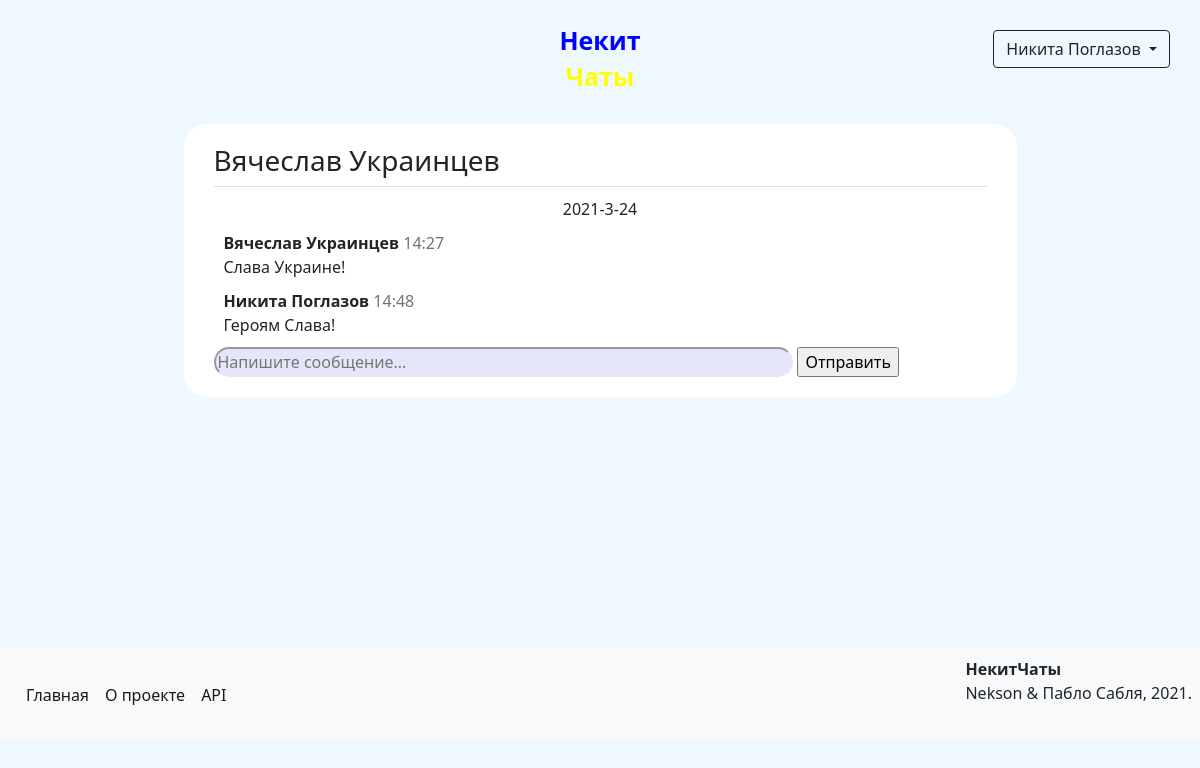
The app's page /conversation/4 (signed in), older data.
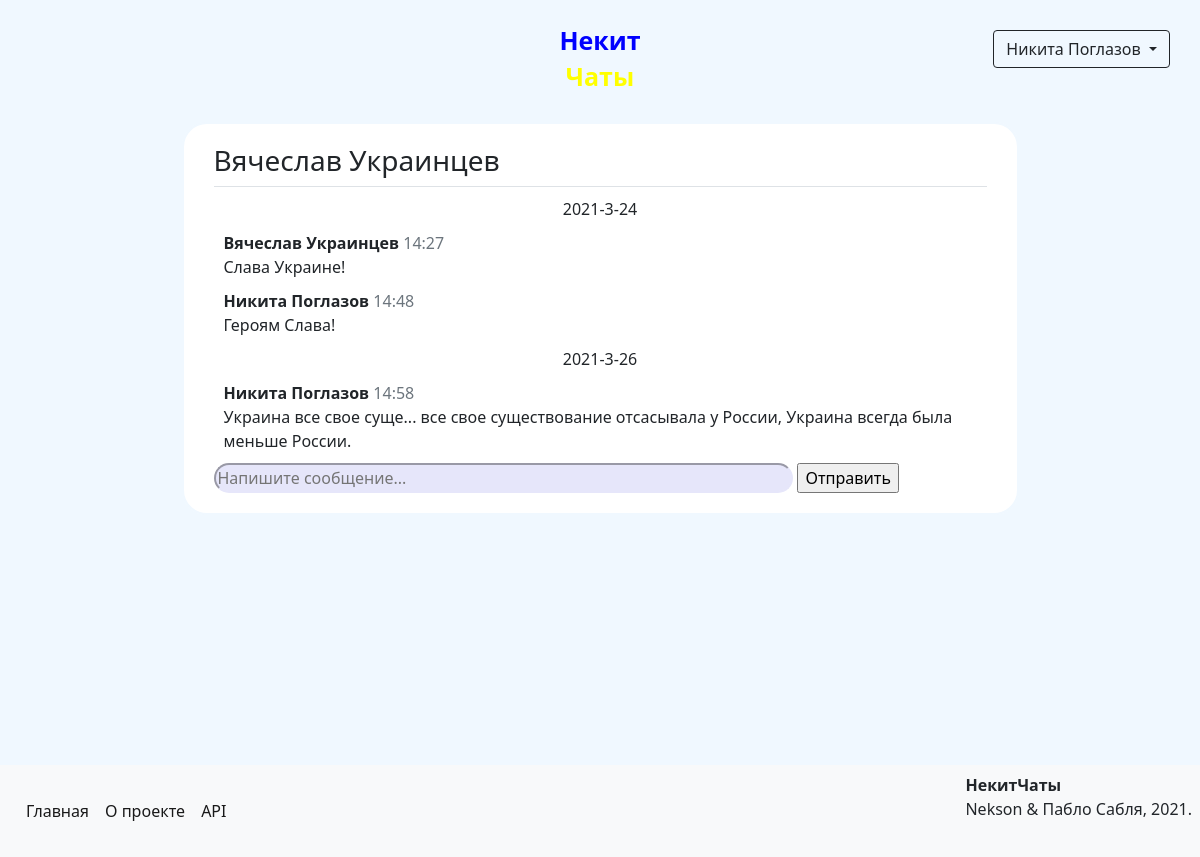
The same page, newer data.
### data/models/user.py (models this page shows, shortened)
class User(SqlAlchemyBase, UserMixin, SerializerMixin):
    __tablename__ = 'users'
    id = Column(Integer, autoincrement=True, primary_key=True)
    name = Column(Unicode)
    surname = Column(Unicode)
    birthday = Column(DateTime)
    email = Column(String, unique=True)
    phone_number = Column(String, unique=True)
    hashed_password = Column(String)
    registration_time = Column(DateTime, default=datetime.now)
    rating = Column(Integer, default=0)
    advertisements = relationship('Advertisement', back_populates='author')
    interests = relationship('Interest', secondary='users_to_interests', backref='users')

### data/models/message.py (models this page shows, shortened)
class Message(SqlAlchemyBase, SerializerMixin):
    __tablename__ = 'messages'
    id = Column(Integer, autoincrement=True, primary_key=True)
    to_id = Column(Integer, ForeignKey("users.id"))
    from_id = Column(Integer, ForeignKey("users.id"))
    content_id = Column(Integer, ForeignKey("contents.id"))
    created_at = Column(DateTime, default=datetime.now)
    sender = relationship("User", foreign_keys=[from_id])
    receiver = relationship("User", foreign_keys=[to_id])
    content = relationship("Content")

### data/models/content.py (models this page shows)
class Content(SqlAlchemyBase, SerializerMixin):
    __tablename__ = 'contents'
    id = Column(Integer, autoincrement=True, primary_key=True)
    content = Column(Text)

### main.py (the view, shortened to what this page needs)
@app.route('/conversation/<int:user_id>', methods=['POST', 'GET'])
@login_required
def conversation(user_id):
    form = MessageForm()
    session = create_session()
    messages = session.query(Message).filter(((Message.to_id == current_user.id) & (Message.from_id == user_id)) |
                                             ((Message.from_id == current_user.id) & (Message.to_id == user_id)))
    companion = session.query(User).filter(User.id == user_id).first()
    sender = session.query(User).filter(User.id == current_user.id).first()
    return render_template('chat.html', form=form, messages=messages, companion=companion)

### data/forms.py
class MessageForm(FlaskForm):
    message_field = StringField()
    send_field = SubmitField('Отправить')

### data/db_session.py (called while the page is built)
def create_session() -> Session:
    global __factory
    return __factory()

### main.py (called while the page is built)
@login_manager.user_loader
def load_user(user_id):
    session = create_session()
    return session.query(User).get(user_id)

### templates/chat.html (shortened to what this page needs)
{% extends "base.html" %}
{% block content %}
<form class="clearfix w-75" method="post" novalidate>
    <div>
        <div class="border-bottom">
            <h3>
                <a href="/profile/{{ companion.id }}" class="text-reset">{{ companion.name }} {{ companion.surname }}</a>
            </h3>
        </div>
        <div>
            {% for msg in messages %}
            <div id="{% if loop.last %}bottom{% endif %}">
                {% if loop.previtem is defined %}
                    {% if (loop.previtem.created_at.day != msg.created_at.day) or (loop.previtem.created_at.month != msg.created_at.month)
                    or (loop.previtem.created_at.year != msg.created_at.year) %}
                        <div class="text-center">{{ msg.created_at.year }}-{{ msg.created_at.month }}-{{ msg.created_at.day }}</div>
                    {% endif %}
                    {% if loop.previtem.sender != msg.sender or loop.previtem.created_at.minute != msg.created_at.minute %}
                        <b>
                            <a href="/profile/{{ msg.sender.id }}" class="text-reset">{{ msg.sender.name }} {{ msg.sender.surname }}</a>
                        </b>
                        <span class="text-secondary">{{ msg.created_at.hour }}:{{ msg.created_at.minute }}</span>
                        <br>
                    {% endif %}
                {% else %}
                    <div class="text-center">{{ msg.created_at.year }}-{{ msg.created_at.month }}-{{ msg.created_at.day }}</div>
                        <b>
                            <a href="/profile/{{ msg.sender.id }}" class="text-reset">{{ msg.sender.name }} {{ msg.sender.surname }}</a>
                        </b>
                    <span class="text-secondary">{{ msg.created_at.hour }}:{{ msg.created_at.minute }}</span>
                    <br>
                {% endif %}
                {{ msg.content.content }}
            </div>
            {% endfor %}
        </div>
        <div class="message_input_box">
            {{ form.message_field(class="message-field w-75", placeholder="Напишите сообщение...") }}
            {{ form.send_field() }}
        </div>
    </div>
</form>
{% endblock %}

### templates/base.html (shortened to what this page needs)
<!DOCTYPE html>
<html lang="en">
<head>
    <link rel="stylesheet" href="/static/css/style.css">
    <link rel="stylesheet" href="https://cdn.jsdelivr.net/npm/bootstrap@5.0.0-beta1/dist/css/bootstrap.min.css"
>
</head>
<body>
<div class="header clearfix">
    {% if current_user.is_authenticated %}
        <div class="dropdown float-end">
            <button class="btn btn-outline-dark dropdown-toggle" type="button" id="dropdownMenuButton" data-toggle="dropdown" aria-haspopup="true" aria-expanded="false">
                {{ current_user.name }} {{ current_user.surname }}
            </button>
        </div>
    {% else %}
        <a class="btn btn-outline-dark register float-end" href="/register">Зарегистрироваться</a>
        <a class="btn btn-outline-dark login float-end" href="/login">Войти</a>
    {% endif %}
    <div class="logo">
        <a href="/">
            <p class="nekit">Некит</p>
            <p class="chats">Чаты</p>
        </a>
    </div>
</div>
<main role="main" class="container clearfix">
    {% block content %}{% endblock %}
</main>
<footer class="clearfix p-2 bg-light">
    <span class="fs-6 float-end"><b>НекитЧаты</b><br>Nekson & Пабло Сабля, 2021.</span>
    <nav class="navbar navbar-expand-lg navbar-light">
        <div class="collapse navbar-collapse" id="navbarSupportedContent">
          <ul class="navbar-nav me-auto mb-2 mb-lg-0">
            <li class="nav-item">
              <a class="nav-link active" href="/">Главная</a>
            </li>
            <li class="nav-item">
              <a class="nav-link active" href="/info">О проекте</a>
            </li>
            <li class="nav-item">
              <a class="nav-link active" href="/api">API</a>
            </li>
          </ul>
        </div>
    </nav>
</footer>
</body>
</html>

### static/css/style.css (style rules this page uses)
body { background-color: aliceblue !important; }
.logo { text-align: center; margin-left: auto; margin-right: auto; margin-top: 10px; margin-bottom: 10px; max-width: 150px; font-size: 25px; font-weight: 700; line-height: 20px; }
a { text-decoration: none !important; }
.header { background-color: aliceblue; margin-bottom: 10px; padding: 10px; }
.nekit { color: blue; }
.chats { color: yellow; }
div { margin: 10px; }
form { margin-left: auto; margin-right: auto; background-color: white; border: solid 2px aliceblue; border-radius: 25px; padding: 10px; }
.message-field { background-color: lavender; border-radius: 15px; border-color: lavender; outline: none }
footer { margin-top: 250px }

Row changes from the older to the newer data that the page shows:
added Message: created_at.year "2021", created_at.month "3", created_at.day "26", sender.name "Никита", sender.surname "Поглазов", created_at.hour "14", created_at.minute "58", content.content "Украина все свое суще... все свое существование отсасывала у России, Украина всегда была меньше России."
